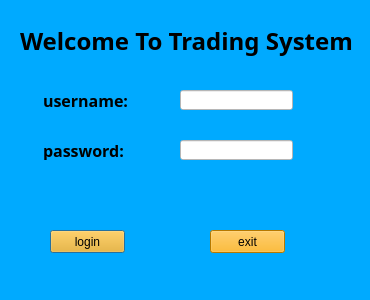
<?xml version="1.0" encoding="UTF-8"?>
<ui version="4.0">
 <class>loginDlg</class>
 <widget class="QDialog" name="loginDlg">
  <property name="geometry">
   <rect>
    <x>0</x>
    <y>0</y>
    <width>370</width>
    <height>300</height>
   </rect>
  </property>
  <property name="palette">
   <palette>
    <active>
     <colorrole role="Button">
      <brush brushstyle="SolidPattern">
       <color alpha="255">
        <red>0</red>
        <green>170</green>
        <blue>255</blue>
       </color>
      </brush>
     </colorrole>
     <colorrole role="Base">
      <brush brushstyle="SolidPattern">
       <color alpha="255">
        <red>0</red>
        <green>170</green>
        <blue>255</blue>
       </color>
      </brush>
     </colorrole>
     <colorrole role="Window">
      <brush brushstyle="SolidPattern">
       <color alpha="255">
        <red>0</red>
        <green>170</green>
        <blue>255</blue>
       </color>
      </brush>
     </colorrole>
    </active>
    <inactive>
     <colorrole role="Button">
      <brush brushstyle="SolidPattern">
       <color alpha="255">
        <red>0</red>
        <green>170</green>
        <blue>255</blue>
       </color>
      </brush>
     </colorrole>
     <colorrole role="Base">
      <brush brushstyle="SolidPattern">
       <color alpha="255">
        <red>0</red>
        <green>170</green>
        <blue>255</blue>
       </color>
      </brush>
     </colorrole>
     <colorrole role="Window">
      <brush brushstyle="SolidPattern">
       <color alpha="255">
        <red>0</red>
        <green>170</green>
        <blue>255</blue>
       </color>
      </brush>
     </colorrole>
    </inactive>
    <disabled>
     <colorrole role="Button">
      <brush brushstyle="SolidPattern">
       <color alpha="255">
        <red>0</red>
        <green>170</green>
        <blue>255</blue>
       </color>
      </brush>
     </colorrole>
     <colorrole role="Base">
      <brush brushstyle="SolidPattern">
       <color alpha="255">
        <red>0</red>
        <green>170</green>
        <blue>255</blue>
       </color>
      </brush>
     </colorrole>
     <colorrole role="Window">
      <brush brushstyle="SolidPattern">
       <color alpha="255">
        <red>0</red>
        <green>170</green>
        <blue>255</blue>
       </color>
      </brush>
     </colorrole>
    </disabled>
   </palette>
  </property>
  <property name="windowTitle">
   <string>Dialog</string>
  </property>
  <property name="styleSheet">
   <string notr="true">background-color: rgb(0, 170, 255);
border-top-color: rgb(255, 85, 0);
border-color: rgb(170, 85, 0);
</string>
  </property>
  <widget class="QLabel" name="label">
   <property name="geometry">
    <rect>
     <x>43</x>
     <y>90</y>
     <width>91</width>
     <height>20</height>
    </rect>
   </property>
   <property name="font">
    <font>
     <family>微软雅黑</family>
     <pointsize>12</pointsize>
     <weight>75</weight>
     <bold>true</bold>
    </font>
   </property>
   <property name="text">
    <string>username:</string>
   </property>
  </widget>
  <widget class="QLineEdit" name="usrLineEdit">
   <property name="geometry">
    <rect>
     <x>180</x>
     <y>90</y>
     <width>113</width>
     <height>20</height>
    </rect>
   </property>
   <property name="font">
    <font>
     <family>Arial</family>
    </font>
   </property>
   <property name="styleSheet">
    <string notr="true">background-color: rgb(255, 255, 255);</string>
   </property>
  </widget>
  <widget class="QLabel" name="label_2">
   <property name="geometry">
    <rect>
     <x>43</x>
     <y>140</y>
     <width>91</width>
     <height>20</height>
    </rect>
   </property>
   <property name="font">
    <font>
     <family>微软雅黑</family>
     <pointsize>12</pointsize>
     <weight>75</weight>
     <bold>true</bold>
    </font>
   </property>
   <property name="text">
    <string>password:</string>
   </property>
  </widget>
  <widget class="QLineEdit" name="pwdLineEdit">
   <property name="geometry">
    <rect>
     <x>180</x>
     <y>140</y>
     <width>113</width>
     <height>20</height>
    </rect>
   </property>
   <property name="font">
    <font>
     <family>Arial</family>
    </font>
   </property>
   <property name="styleSheet">
    <string notr="true">background-color: rgb(255, 255, 255);</string>
   </property>
  </widget>
  <widget class="QPushButton" name="loginBtn">
   <property name="geometry">
    <rect>
     <x>50</x>
     <y>230</y>
     <width>75</width>
     <height>23</height>
    </rect>
   </property>
   <property name="styleSheet">
    <string notr="true">background-color: rgb(255, 170, 0);</string>
   </property>
   <property name="text">
    <string>login</string>
   </property>
  </widget>
  <widget class="QPushButton" name="exitBtn">
   <property name="geometry">
    <rect>
     <x>210</x>
     <y>230</y>
     <width>75</width>
     <height>23</height>
    </rect>
   </property>
   <property name="styleSheet">
    <string notr="true">background-color: rgb(255, 170, 0);</string>
   </property>
   <property name="text">
    <string>exit</string>
   </property>
  </widget>
  <widget class="QLabel" name="label_3">
   <property name="geometry">
    <rect>
     <x>20</x>
     <y>20</y>
     <width>491</width>
     <height>41</height>
    </rect>
   </property>
   <property name="font">
    <font>
     <family>方正姚体</family>
     <pointsize>18</pointsize>
     <weight>75</weight>
     <bold>true</bold>
    </font>
   </property>
   <property name="text">
    <string>Welcome To Trading System</string>
   </property>
  </widget>
 </widget>
 <resources/>
 <connections>
  <connection>
   <sender>exitBtn</sender>
   <signal>clicked()</signal>
   <receiver>loginDlg</receiver>
   <slot>close()</slot>
   <hints>
    <hint type="sourcelabel">
     <x>247</x>
     <y>201</y>
    </hint>
    <hint type="destinationlabel">
     <x>199</x>
     <y>149</y>
    </hint>
   </hints>
  </connection>
 </connections>
</ui>
